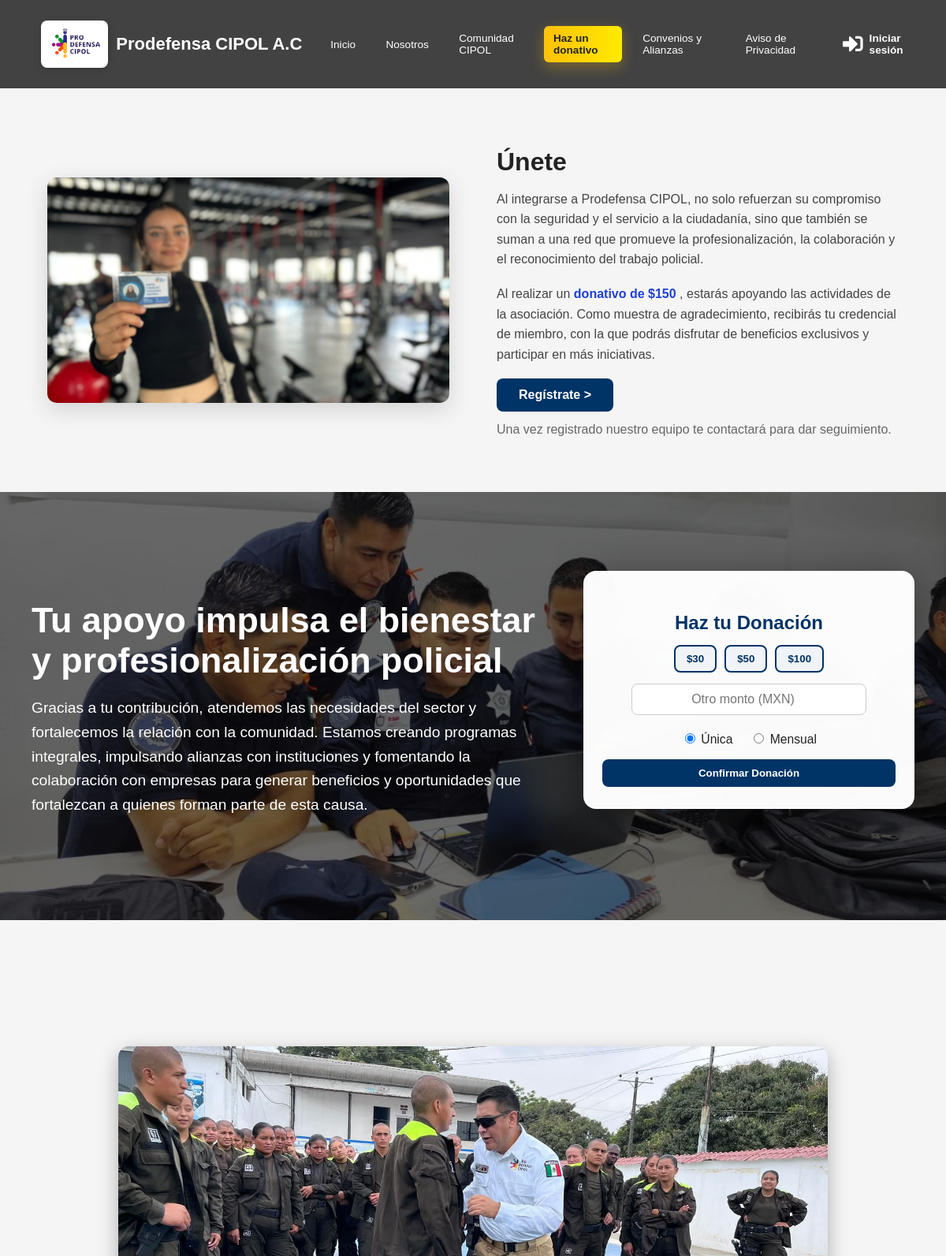
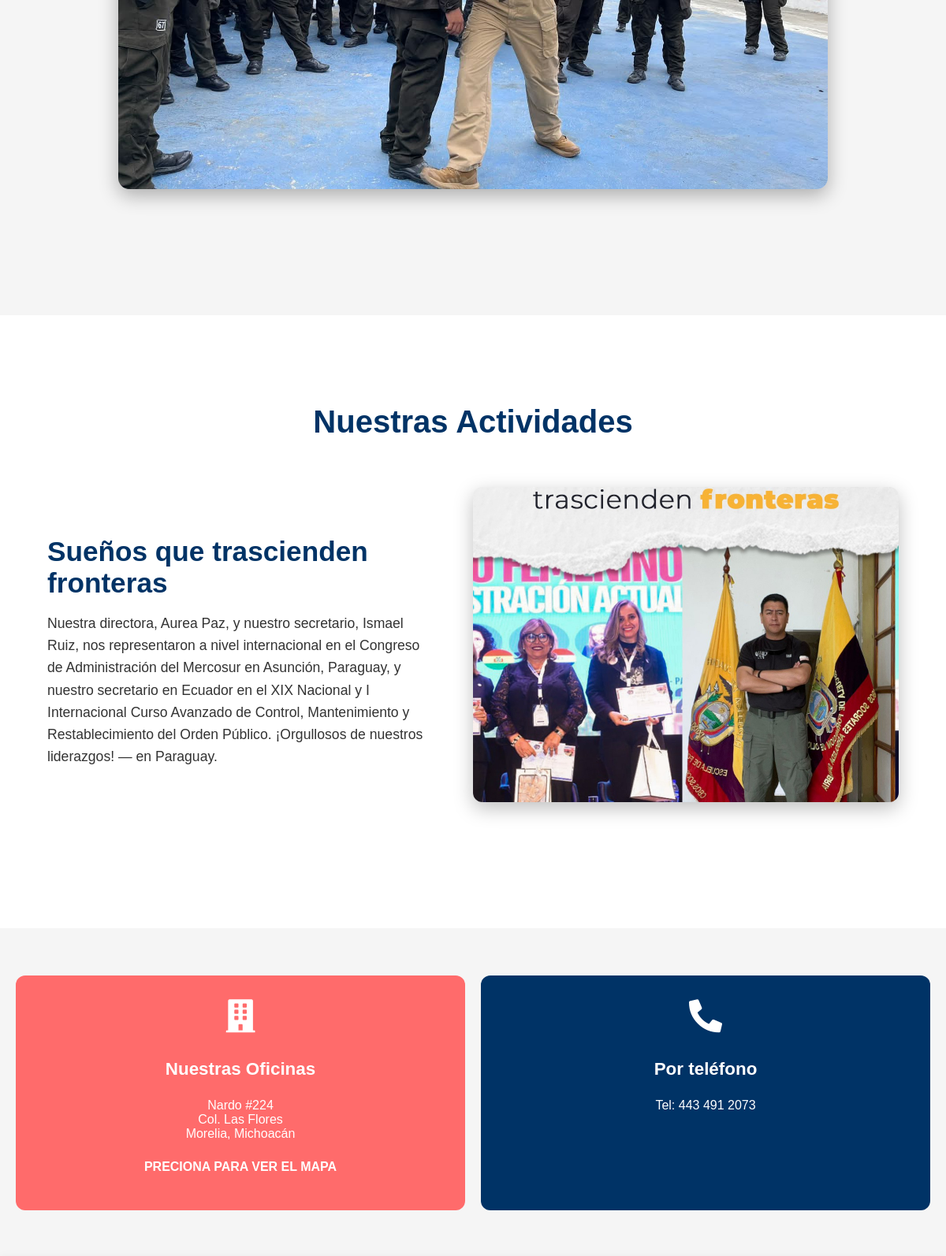
The app's page /servicios/ (upper part) with its own data (2 pictures, top to bottom).
### inicio/models.py (models this page shows, shortened)
class Actividad(models.Model):
    titulo = models.CharField(max_length=150)
    descripcion = models.TextField()
    imagen = models.ImageField(upload_to='actividades/')

### inicio/views.py (the view)
# urls.py: path('servicios/', views.servicios, name='servicios'),
def servicios(request):
    actividades = Actividad.objects.all()
    return render(request, 'inicio/servicios.html', {'actividades': actividades})

### inicio/templates/inicio/servicios.html (shortened to what this page needs)
{% extends "inicio/home.html" %}
{% load static %}
{% block contenido %}
<section class="services-intro">
  <div class="intro-overlay"></div>
  <div class="intro-content">
    <div class="intro-text">
      <h2>Tu apoyo impulsa el bienestar y profesionalización policial</h2>
      <p>
        Gracias a tu contribución, atendemos las necesidades del sector y
        fortalecemos la relación con la comunidad. Estamos creando programas
        integrales, impulsando alianzas con instituciones y fomentando la
        colaboración con empresas para generar beneficios y oportunidades que
        fortalezcan a quienes forman parte de esta causa.
      </p>
    </div>
    <div id="donationCard">
      <h3>Haz tu Donación</h3>
      <div class="amounts">
        <button onclick="setAmount(30)">$30</button>
        <button onclick="setAmount(50)">$50</button>
        <button onclick="setAmount(100)">$100</button>
      </div>
      <input
        type="number"
        id="customAmount"
        placeholder="Otro monto (MXN)"
        min="1"
      />
      <div class="type">
        <label><input type="radio" name="tipo" value="único" checked /> Única</label>
        <label><input type="radio" name="tipo" value="mensual" /> Mensual</label>
      </div>
      <button id="confirmDonate">Confirmar Donación</button>
    </div>
  </div>
</section>
<section class="section services-gallery">
  <div class="carousel-container">
    <div class="carousel-slide active">
      <img src="{% static 'img/servicios_3.jpeg' %}" alt="Servicio 1" />
    </div>
  </div>
</section>
<section class="activities-section">
  <h2>Nuestras Actividades</h2>
  {% for actividad in actividades %}
  <div class="activity-card">
    <img src="{{ actividad.imagen.url }}" alt="{{ actividad.titulo }}" />
    <div class="activity-info">
      <h3>{{ actividad.titulo }}</h3>
      <p>{{ actividad.descripcion }}</p>
    </div>
  </div>
  {% empty %}
  <p>No hay actividades registradas aún.</p>
  {% endfor %}
</section>
<section class="services-row">
  <div
    class="service-block red"
    onclick="window.open('https://maps.app.goo.gl/fcGP43jNm8uXjGXq9', '_blank')"
  >
    <i class="fas fa-building"></i>
    <h3>Nuestras Oficinas</h3>
    <p>Nardo #224<br />Col. Las Flores<br />Morelia, Michoacán</p>
    <p style="margin-top: 8px; font-weight: 700;">PRECIONA PARA VER EL MAPA</p>
  </div>
  <div class="service-block darkblue">
    <i class="fas fa-phone-alt"></i>
    <h3>Por teléfono</h3>
    <p>Tel: 443 491 2073</p>
  </div>
</section>
{% endblock %}

### inicio/templates/inicio/home.html (style rules this page uses)
* { box-sizing: border-box; }
html, body { height: 100%; }
body { font-family: Arial, sans-serif; margin: 0; padding: 0; background-color: #f5f5f5; display: flex; flex-direction: column; min-height: 100vh; color: #222; -webkit-font-smoothing: antialiased; }

### records on screen
Actividad: imagen (picture), titulo "Sueños que trascienden fronteras", descripcion "Nuestra directora, Aurea Paz, y nuestro secretario, Ismael Ruiz, nos representaron a nivel internacional en el Congreso de Administración del Mercosur en Asunción, Paraguay, y nuestro secretario en Ecuador en el XIX Nacional y I Internacional Curso Avanzado de Control, Mantenimiento y Restablecimiento del Orden Público. ¡Orgullosos de nuestros liderazgos! — en Paraguay."
